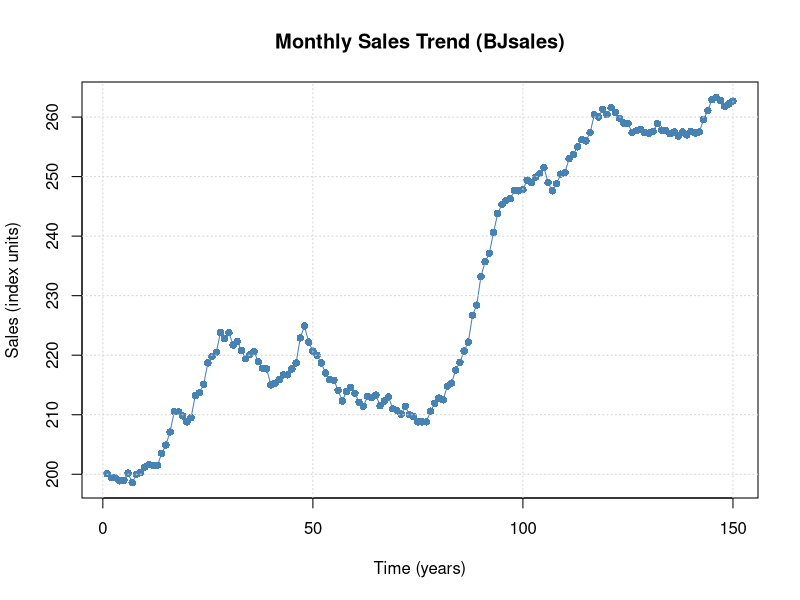
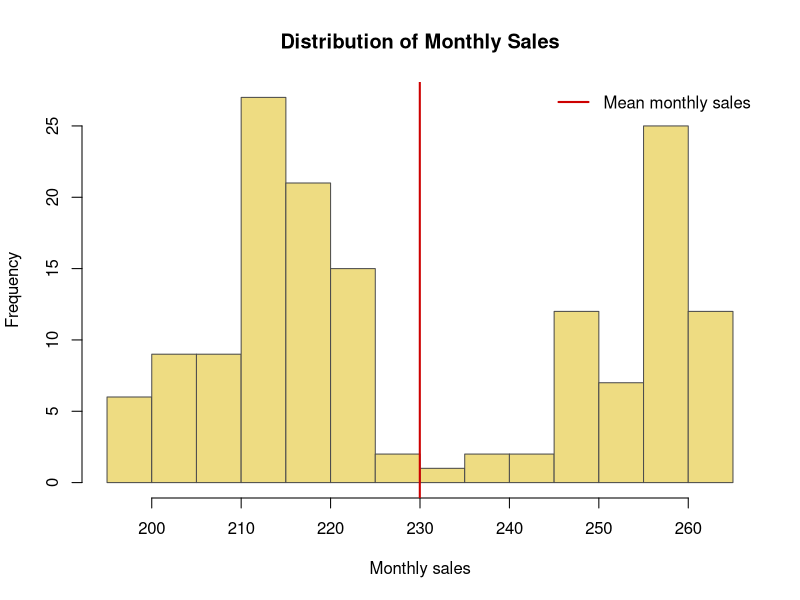
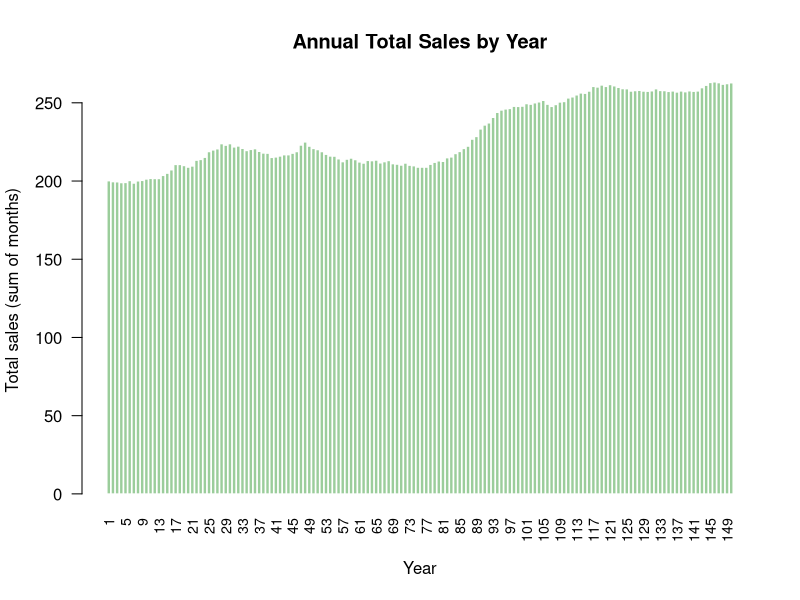

Recreate these plots in R, in order.

data(BJsales)

# Quick facts for opening
cat("\n--- BJsales: quick summary ---\n")
str(BJsales)
cat("\n")
print(summary(BJsales))
cat("\n")

sales <- as.numeric(BJsales)
yr <- floor(time(BJsales))
annual_totals <- tapply(sales, yr, sum)

# Presentation script
presentation_script <- c(
  "",
  "OPENING",
  "Good morning. Today I am walking you through monthly sales using the classic BJsales dataset in R.",
  "I will show three views: the trend over time, how typical monthly sales are spread out, and how each full year compares to the next.",
  "",
  "TRANSITION — BEFORE THE LINE CHART",
  "First, here is the headline chart: monthly sales from the start of the series to the end.",
  "This is what you would use to answer: are we growing, holding steady, or seeing a pullback?",
  ""
)
writeLines(presentation_script)

# 1) Line graph — performance over time
plot(
  BJsales,
  type = "o",
  pch = 16,
  col = "steelblue",
  xlab = "Time (years)",
  ylab = "Sales (index units)",
  main = "Monthly Sales Trend (BJsales)"
)
grid()

writeLines(c(
  "OBSERVATION — AFTER THE LINE CHART",
  "What you see here is the month-to-month path of sales. When the line slopes up over long stretches, that tells us underlying demand or revenue is strengthening.",
  "When it flattens or dips, that is where we would dig into seasonality, competition, or operations — but the big picture for management is: direction and stability.",
  ""
))

# 2) Histogram — distribution of monthly sales levels
hist(
  sales,
  breaks = 15,
  col = "lightgoldenrod2",
  border = "gray30",
  xlab = "Monthly sales",
  ylab = "Frequency",
  main = "Distribution of Monthly Sales"
)
abline(v = mean(sales), col = "red3", lwd = 2)
legend("topright", legend = "Mean monthly sales", lwd = 2, col = "red3", bty = "n")

writeLines(c(
  "TRANSITION — BEFORE THE HISTOGRAM",
  "Next, this histogram answers a different question: not when sales happened, but how often we see high versus low monthly readings.",
  "",
  "OBSERVATION — AFTER THE HISTOGRAM",
  "Most months fall in the middle band — that is our normal operating range. The red line is the average month.",
  "If the bars were very wide or skewed, I would flag that we are living with more volatility than usual; if they are tight, I would say performance is predictable, which helps planning and targets.",
  ""
))

# 3) Bar chart — yearly totals
barplot(
  annual_totals,
  col = "darkseagreen3",
  border = "white",
  xlab = "Year",
  ylab = "Total sales (sum of months)",
  main = "Annual Total Sales by Year",
  las = 2,
  cex.names = 0.85
)

writeLines(c(
  "TRANSITION — BEFORE THE BAR CHART",
  "Finally, for budgeting and year-end reviews, managers usually care about full-year totals, not just individual months.",
  "",
  "OBSERVATION — AFTER THE BAR CHART",
  "Each bar is one calendar year’s total sales. Taller bars are stronger years; shorter bars are weaker years.",
  "This is the slide I would use to say which years beat the plan, which years recovered, and where we might set the next annual target.",
  "",
  "CLOSING",
  "In short: the line chart gives the story of momentum, the histogram gives the story of typical monthly performance, and the bar chart gives the story of year-over-year strength.",
  "Thank you — happy to take questions.",
  ""
))
